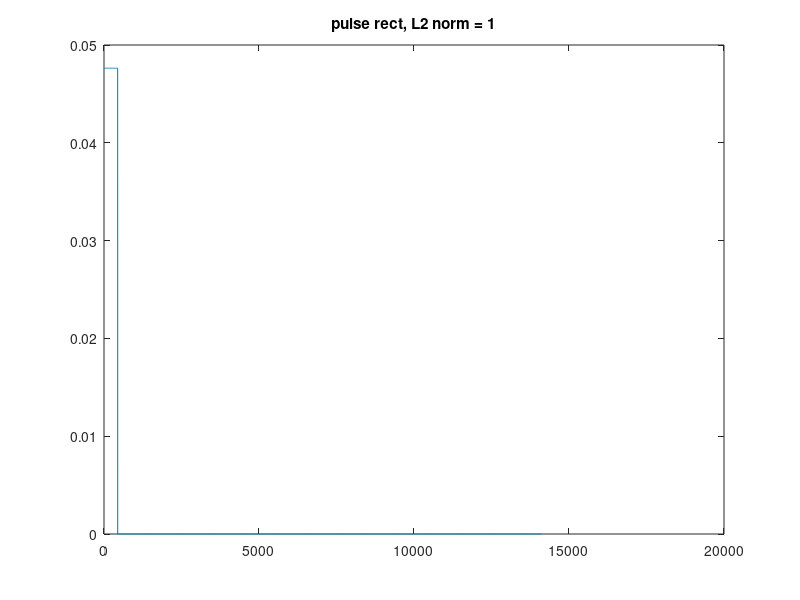
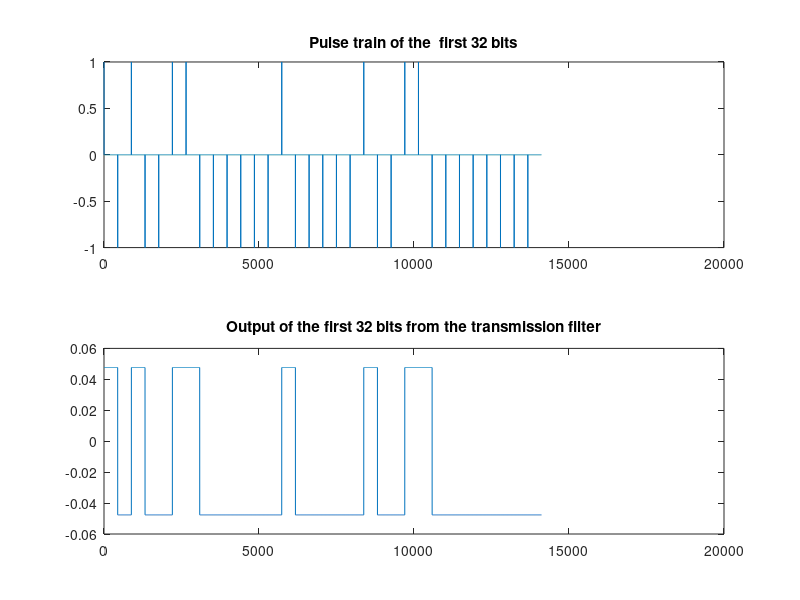

Reproduce these figures in MATLAB, in order. (Note: this script raises an error after producing the figures.)
clear all
clc
clf
% Q 2

config = load("config.mat").config;
config.pulsetype = 1; % 1 for sinc,  0 for rect
config.K = 1e4;


rectL2norm = sum(config.tpulserect.^2);
plot(config.tpulserect)
str = sprintf("pulse rect, L2 norm = %g", rectL2norm);
title(str)


infobits = rand(1,config.ninfobits)>0.5; %making bernuli vector
BPSKbits = 1-2*infobits; %making bernuli vector
pulseTrain = upsample(BPSKbits, config.Ts);%making the pulse train


figure
subplot(2,1,1)

plot(pulseTrain(1:32*config.Ts))
title("Pulse train of the  first 32 bits")

subplot(2,1,2)
txpulse = config.tpulserect;
TXFiltout = conv(txpulse, pulseTrain);
plot(TXFiltout(1:32*config.Ts))
title("Output of the first 32 bits from the transmission filter")
sgtitle("rect")


figure%}
sincL2norm = sum(config.tpulsesinc.^2);
plot(config.tpulsesinc)
str = sprintf("pulse sinc, L2 norm = %g", sincL2norm);
title(str)

figure

subplot(2,1,1)

plot(pulseTrain(1:32*config.Ts))
title("Pulse train of the  first 32 bits")

subplot(2,1,2)
txpulse = config.tpulsesinc;
TXFiltout = conv(txpulse, pulseTrain);

plot(TXFiltout(1:32*config.Ts))
title("Output of the first 32 bits from the transmission filter")
sgtitle("sER = mean(infobits~=rxbits);inc")

%Q 3
%snr = 100 dB
config.snrdB = 100;
figure
subplot(2,1,1)
ChannelInVec = TX(config,infobits);
plot(ChannelInVec(1:4*config.Fs))
title("First 4 sec of the channel input")

subplot(2,1,2)
ChannelOutVec = ChannelTXRX(config,ChannelInVec);
plot(ChannelOutVec(1:4*config.Fs))
title("First 4 sec of the channel output")

sgtitle("SNR = 100 dB")

%snr = 40 dB
figure
config.snrdB = 40;
subplot(2,1,1)
ChannelInVec = TX(config,infobits);
plot(ChannelInVec(1:4*config.Fs))
title("First 4 sec of the channel input")

subplot(2,1,2)
ChannelOutVec = ChannelTXRX(config,ChannelInVec);
plot(ChannelOutVec(1:4*config.Fs))
title("First 4 sec of the channel output")

sgtitle("SNR = 40 dB")

%snr = 12 dB
figure
config.snrdB = 12;
subplot(2,1,1)
ChannelInVec = TX(config,infobits);
plot(ChannelInVec(1:4*config.Fs))
title("First 4 sec of the channel input")

subplot(2,1,2)
ChannelOutVec = ChannelTXRX(config,ChannelInVec);
plot(ChannelOutVec(1:4*config.Fs))
title("First 4 sec of the channel output")
sgtitle("SNR = 12 dB")


[rxbits, filterOut] = RX(config,ChannelOutVec);
BER = mean(infobits ~= rxbits);


% Q 4

config.snrdB = 100; 
config.pulsetype = 0; 
ChannelInVec = TX(config,infobits);
ChannelOutVec = ChannelTXRX(config,ChannelInVec);
[rxbits, filterOut] = RX(config,ChannelOutVec);


figure
plot(filterOut((config.Fs + length(txpulse)-4000):(config.Fs + length(txpulse)+4000)))
hold on
plot((config.Fs + length(txpulse)),filterOut(config.Fs + length(txpulse)) ,'rx') %plot a red x 

BER1 = mean(infobits ~= rxbits);



RefInputRect = load("RefInputRect.mat");

[rxbits,filterOut] = RX(config,RefInputRect.ChannelOutVec);
infobits = RefInputRect.infobits(:)';
BER2 = mean(infobits ~= rxbits);

SNR = (-12:3:12);
BERvec = zeros(1,length(SNR));

for i = 1:length(SNR)
    config.snrdB = SNR(i);
    ChannelInVec = TX(config,infobits);
    ChannelOutVec = ChannelTXRX(config,ChannelInVec);
    [rxbits, filterOut] = RX(config,ChannelOutVec);
    BERvec(i) = mean(infobits ~= rxbits);
end

figure
semilogy(SNR, BERvec);
title("BER vs SNR")
